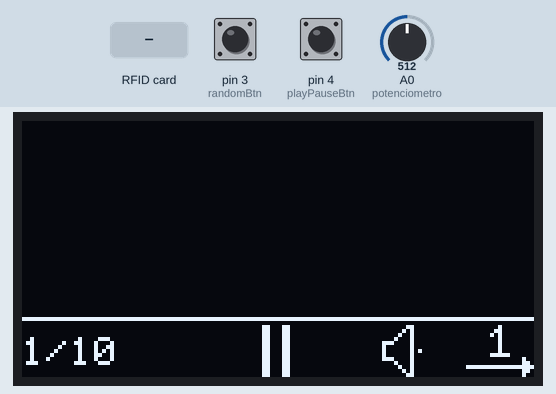
Bench run of a sketch on a simulated Arduino Uno, built with avr-gcc and run on an emulated ATmega328P. On the bench: 128×64 one-colour display. The inputs (shaded band) are chosen by the test bench; at power-on: A0 (potenciometro) = 512, pin 3 (randomBtn) HIGH, pin 4 (playPauseBtn) HIGH. The audio player accepts every command and is not drawn; what the sketch prints to the serial monitor is not drawn.

Above: at 1.8 s.
1.9 s: RFID card 5E 7A 19 C4 held to the reader
At 3.9 s:
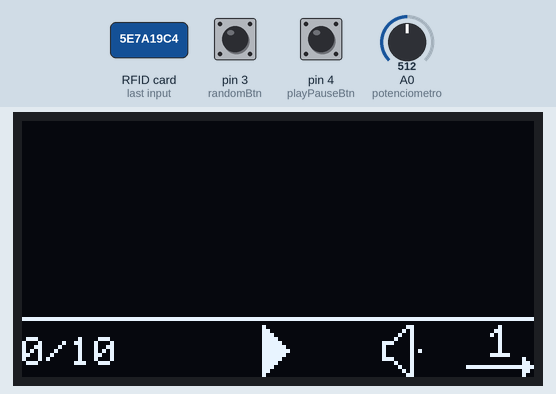
4.5 s: A0 (potenciometro) set to 563
6.0 s: pin 3 (randomBtn) pulled LOW for 0.15 s
At 7.2 s:
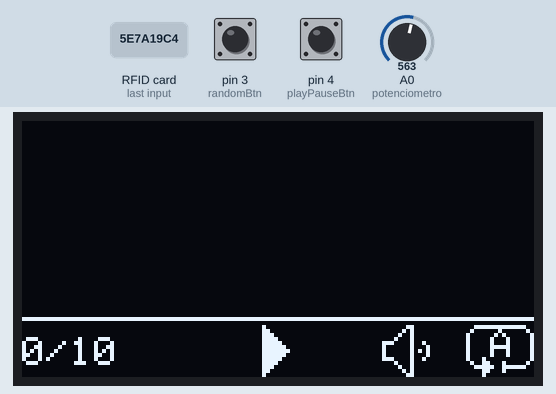
7.7 s: pin 4 (playPauseBtn) pulled LOW for 0.15 s
At 8.8 s:
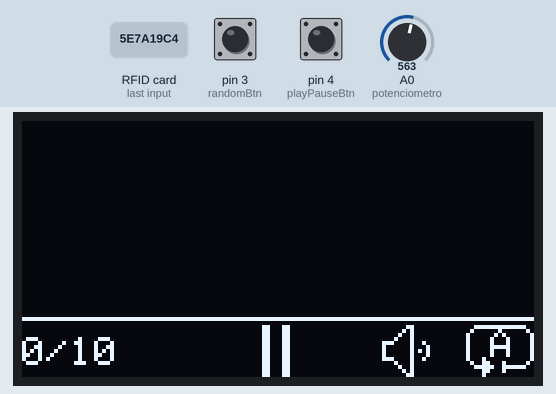
9.3 s: A0 (potenciometro) set to 716
10.8 s: pin 3 (randomBtn) pulled LOW for 1 s
At 12.2 s:
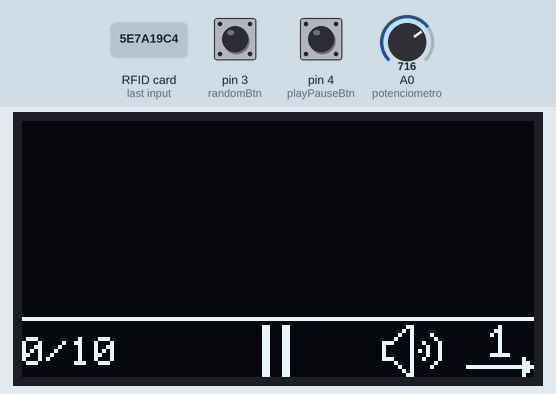
Timing chart, 0 to 13.8 s (numbered marks = the images above; inputs shaded):
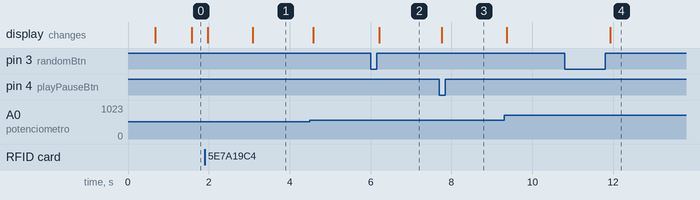

The sketch:

beta3.ino
```cpp
#include <SPI.h>
#include <MFRC522.h>
#include "Arduino.h"
#include "SoftwareSerial.h"
#include "DFRobotDFPlayerMini.h"
#include <Wire.h>
#include <Adafruit_GFX.h>
#include <Adafruit_SSD1306.h>
#include <string.h>

#define RST_PIN 9
#define SS_PIN 10

const byte playPauseBtn = 4;
const byte randomBtn = 3;
const byte potenciometro = A0;
byte volIcon = 0;
byte volumen = 0;
byte lastVolumen = 0;
byte currSong = 0;
byte lastSong = 0;

byte repMode = 0; //0: no hace loop | 1: hace loop | 2:modo shuffle

bool isPlaying = false;
bool btnPPPress = false;
bool btnRndPress = false;

const byte SCREEN_WIDTH = 128;
const byte SCREEN_HEIGHT = 64;

SoftwareSerial mySoftwareSerial(5,6);

Adafruit_SSD1306 display(SCREEN_WIDTH, SCREEN_HEIGHT, &Wire, -1);
DFRobotDFPlayerMini myDFPlayer;

//void printDetail(uint8_t type, int value);

int sw_frame = 0;

MFRC522 mfrc522(SS_PIN, RST_PIN);

// 'v0', 19x13px
const unsigned char volumen_v0 [] PROGMEM = {
	0x03, 0x00, 0x00, 0x05, 0x00, 0x00, 0x09, 0x00, 0x00, 0x11, 0x00, 0x00, 0xe1, 0x11, 0x00, 0x81,
	0x0a, 0x00, 0x81, 0x04, 0x00, 0x81, 0x0a, 0x00, 0xe1, 0x11, 0x00, 0x11, 0x00, 0x00, 0x09, 0x00,
	0x00, 0x05, 0x00, 0x00, 0x03, 0x00, 0x00
};
// 'v4', 19x13px
const unsigned char volumen_v4 [] PROGMEM = {
	0x03, 0x00, 0x00, 0x05, 0x01, 0x00, 0x09, 0x08, 0x80, 0x11, 0x04, 0x40, 0xe1, 0x22, 0x40, 0x81,
	0x12, 0x40, 0x81, 0x52, 0x40, 0x81, 0x12, 0x40, 0xe1, 0x22, 0x40, 0x11, 0x04, 0x40, 0x09, 0x08,
	0x80, 0x05, 0x01, 0x00, 0x03, 0x00, 0x00
};
// 'v3', 19x13px
const unsigned char volumen_v3 [] PROGMEM = {
	0x03, 0x00, 0x00, 0x05, 0x00, 0x00, 0x09, 0x08, 0x00, 0x11, 0x04, 0x00, 0xe1, 0x22, 0x00, 0x81,
	0x12, 0x00, 0x81, 0x52, 0x00, 0x81, 0x12, 0x00, 0xe1, 0x22, 0x00, 0x11, 0x04, 0x00, 0x09, 0x08,
	0x00, 0x05, 0x00, 0x00, 0x03, 0x00, 0x00
};
// 'v2', 19x13px
const unsigned char volumen_v2 [] PROGMEM = {
	0x03, 0x00, 0x00, 0x05, 0x00, 0x00, 0x09, 0x00, 0x00, 0x11, 0x00, 0x00, 0xe1, 0x20, 0x00, 0x81,
	0x10, 0x00, 0x81, 0x50, 0x00, 0x81, 0x10, 0x00, 0xe1, 0x20, 0x00, 0x11, 0x00, 0x00, 0x09, 0x00,
	0x00, 0x05, 0x00, 0x00, 0x03, 0x00, 0x00
};
// 'v1', 19x13px
const unsigned char volumen_v1 [] PROGMEM = {
	0x03, 0x00, 0x00, 0x05, 0x00, 0x00, 0x09, 0x00, 0x00, 0x11, 0x00, 0x00, 0xe1, 0x00, 0x00, 0x81,
	0x00, 0x00, 0x81, 0x40, 0x00, 0x81, 0x00, 0x00, 0xe1, 0x00, 0x00, 0x11, 0x00, 0x00, 0x09, 0x00,
	0x00, 0x05, 0x00, 0x00, 0x03, 0x00, 0x00
};

// Array of all bitmaps for convenience. (Total bytes used to store images in PROGMEM = 320)
//const int volumen_allArray_LEN = 5;
const unsigned char* volumen_allArray[5] = {
	volumen_v0,
	volumen_v1,
	volumen_v2,
	volumen_v3,
	volumen_v4
};

// 'linear', 17x13px
const unsigned char reproductor_linear [] PROGMEM = {
	0x00, 0x80, 0x00, 0x01, 0x80, 0x00, 0x02, 0x80, 0x00, 0x00, 0x80, 0x00, 0x00, 0x80, 0x00, 0x00,
	0x80, 0x00, 0x00, 0x80, 0x00, 0x03, 0xe0, 0x00, 0x00, 0x02, 0x00, 0x00, 0x03, 0x00, 0xff, 0xff,
	0x80, 0x00, 0x03, 0x00, 0x00, 0x02, 0x00
};
// 'loop', 17x13px
const unsigned char reproductor_loop [] PROGMEM = {
	0x3f, 0xfe, 0x00, 0x40, 0x81, 0x00, 0x81, 0x40, 0x80, 0x82, 0x20, 0x80, 0x82, 0x20, 0x80, 0x83,
	0xe0, 0x80, 0x82, 0x20, 0x80, 0x82, 0x20, 0x80, 0x88, 0x00, 0x80, 0x4c, 0x41, 0x00, 0x3e, 0x7e,
	0x00, 0x0c, 0x40, 0x00, 0x08, 0x00, 0x00
};
// 'shuffle', 17x13px
const unsigned char reproductor_shuffle [] PROGMEM = {
	0x00, 0x02, 0x00, 0x00, 0x03, 0x00, 0xf0, 0x1f, 0x80, 0x08, 0x23, 0x00, 0x04, 0x42, 0x00, 0x02,
	0x80, 0x00, 0x01, 0x00, 0x00, 0x02, 0x80, 0x00, 0x04, 0x42, 0x00, 0x08, 0x23, 0x00, 0xf0, 0x1f,
	0x80, 0x00, 0x03, 0x00, 0x00, 0x02, 0x00
};

// Array of all bitmaps for convenience. (Total bytes used to store images in PROGMEM = 192)
//const int reproductor_allArray_LEN = 3;
const unsigned char* reproductor_allArray[3] = {
	reproductor_linear,
	reproductor_loop,
	reproductor_shuffle
};

// 'play', 7x13px
const unsigned char playstop_play [] PROGMEM = {
	0x80, 0xc0, 0xe0, 0xf0, 0xf8, 0xfc, 0xfe, 0xfc, 0xf8, 0xf0, 0xe0, 0xc0, 0x80
};
// 'stop', 7x13px
const unsigned char playstop_stop [] PROGMEM = {
	0xc6, 0xc6, 0xc6, 0xc6, 0xc6, 0xc6, 0xc6, 0xc6, 0xc6, 0xc6, 0xc6, 0xc6, 0xc6
};

// Array of all bitmaps for convenience. (Total bytes used to store images in PROGMEM = 64)
//const int playstop_allArray_LEN = 2;
const unsigned char* playstop_allArray[2] = {
	playstop_stop,
	playstop_play
};

// 'sw0', 46x24px
const unsigned char soundwave_sw0 [] PROGMEM = {
	0x00, 0x00, 0x00, 0x00, 0x00, 0x00, 0x00, 0x00, 0x00, 0x00, 0x00, 0x00, 0x00, 0x00, 0x00, 0x00,
	0x00, 0x00, 0x00, 0x00, 0x00, 0x00, 0x00, 0x00, 0x00, 0x00, 0x00, 0x00, 0x00, 0x00, 0x00, 0x00,
	0x00, 0x00, 0x00, 0x00, 0x00, 0x00, 0x00, 0x00, 0x00, 0x00, 0x00, 0x00, 0x00, 0x00, 0x00, 0x00,
	0x00, 0x00, 0x00, 0x00, 0x00, 0x00, 0x00, 0x00, 0x00, 0x00, 0x00, 0x00, 0x92, 0x49, 0x24, 0x92,
	0x49, 0x24, 0x00, 0x00, 0x00, 0x00, 0x00, 0x00, 0x00, 0x00, 0x00, 0x00, 0x00, 0x00, 0x00, 0x00,
	0x00, 0x00, 0x00, 0x00, 0x00, 0x00, 0x00, 0x00, 0x00, 0x00, 0x00, 0x00, 0x00, 0x00, 0x00, 0x00,
	0x00, 0x00, 0x00, 0x00, 0x00, 0x00, 0x00, 0x00, 0x00, 0x00, 0x00, 0x00, 0x00, 0x00, 0x00, 0x00,
	0x00, 0x00, 0x00, 0x00, 0x00, 0x00, 0x00, 0x00, 0x00, 0x00, 0x00, 0x00, 0x00, 0x00, 0x00, 0x00,
	0x00, 0x00, 0x00, 0x00, 0x00, 0x00, 0x00, 0x00, 0x00, 0x00, 0x00, 0x00, 0x00, 0x00, 0x00, 0x00
};
// 'sw2', 46x24px
const unsigned char soundwave_sw2 [] PROGMEM = {
	0x00, 0x00, 0x00, 0x00, 0x00, 0x00, 0x00, 0x00, 0x00, 0x00, 0x00, 0x00, 0x00, 0x00, 0x00, 0x00,
	0x00, 0x00, 0x00, 0x00, 0x00, 0x00, 0x01, 0x00, 0x00, 0x00, 0x00, 0x00, 0x01, 0x00, 0x00, 0x00,
	0x00, 0x80, 0x01, 0x04, 0x10, 0x00, 0x04, 0x80, 0x41, 0x04, 0x10, 0x08, 0x24, 0x82, 0x41, 0x04,
	0x12, 0x48, 0x24, 0x82, 0x41, 0x24, 0x92, 0x49, 0x24, 0x92, 0x41, 0x24, 0x92, 0x49, 0x24, 0x92,
	0x49, 0x24, 0x92, 0x49, 0x24, 0x92, 0x41, 0x24, 0x12, 0x48, 0x24, 0x82, 0x41, 0x04, 0x10, 0x08,
	0x24, 0x82, 0x41, 0x04, 0x10, 0x00, 0x04, 0x80, 0x41, 0x04, 0x00, 0x00, 0x00, 0x80, 0x01, 0x04,
	0x00, 0x00, 0x00, 0x00, 0x01, 0x00, 0x00, 0x00, 0x00, 0x00, 0x01, 0x00, 0x00, 0x00, 0x00, 0x00,
	0x00, 0x00, 0x00, 0x00, 0x00, 0x00, 0x00, 0x00, 0x00, 0x00, 0x00, 0x00, 0x00, 0x00, 0x00, 0x00,
	0x00, 0x00, 0x00, 0x00, 0x00, 0x00, 0x00, 0x00, 0x00, 0x00, 0x00, 0x00, 0x00, 0x00, 0x00, 0x00
};
// 'sw3', 46x24px
const unsigned char soundwave_sw3 [] PROGMEM = {
	0x00, 0x00, 0x00, 0x00, 0x00, 0x00, 0x00, 0x00, 0x00, 0x00, 0x00, 0x00, 0x00, 0x00, 0x00, 0x00,
	0x00, 0x04, 0x10, 0x00, 0x00, 0x00, 0x00, 0x04, 0x10, 0x40, 0x04, 0x00, 0x00, 0x04, 0x10, 0x40,
	0x04, 0x10, 0x01, 0x04, 0x12, 0x48, 0x04, 0x10, 0x01, 0x04, 0x12, 0x48, 0x04, 0x90, 0x01, 0x04,
	0x92, 0x48, 0x24, 0x92, 0x01, 0x24, 0x92, 0x48, 0x24, 0x92, 0x09, 0x24, 0x92, 0x49, 0x24, 0x92,
	0x49, 0x24, 0x92, 0x48, 0x24, 0x92, 0x09, 0x24, 0x92, 0x48, 0x24, 0x92, 0x01, 0x24, 0x12, 0x48,
	0x04, 0x90, 0x01, 0x04, 0x12, 0x48, 0x04, 0x10, 0x01, 0x04, 0x10, 0x40, 0x04, 0x10, 0x01, 0x04,
	0x10, 0x40, 0x04, 0x00, 0x00, 0x04, 0x10, 0x00, 0x00, 0x00, 0x00, 0x04, 0x00, 0x00, 0x00, 0x00,
	0x00, 0x04, 0x00, 0x00, 0x00, 0x00, 0x00, 0x00, 0x00, 0x00, 0x00, 0x00, 0x00, 0x00, 0x00, 0x00,
	0x00, 0x00, 0x00, 0x00, 0x00, 0x00, 0x00, 0x00, 0x00, 0x00, 0x00, 0x00, 0x00, 0x00, 0x00, 0x00
};
// 'sw1', 46x24px
const unsigned char soundwave_sw1 [] PROGMEM = {
	0x00, 0x00, 0x00, 0x00, 0x00, 0x00, 0x00, 0x00, 0x00, 0x80, 0x00, 0x00, 0x00, 0x00, 0x00, 0x80,
	0x00, 0x00, 0x00, 0x00, 0x00, 0x80, 0x00, 0x00, 0x00, 0x00, 0x00, 0x80, 0x00, 0x00, 0x00, 0x00,
	0x20, 0x90, 0x01, 0x00, 0x00, 0x00, 0x20, 0x90, 0x01, 0x04, 0x00, 0x01, 0x24, 0x90, 0x01, 0x24,
	0x10, 0x09, 0x24, 0x92, 0x01, 0x24, 0x12, 0x09, 0x24, 0x92, 0x49, 0x24, 0x92, 0x49, 0x24, 0x92,
	0x49, 0x24, 0x12, 0x09, 0x24, 0x92, 0x49, 0x24, 0x10, 0x09, 0x24, 0x92, 0x01, 0x24, 0x00, 0x01,
	0x24, 0x90, 0x01, 0x04, 0x00, 0x00, 0x20, 0x90, 0x01, 0x04, 0x00, 0x00, 0x20, 0x90, 0x01, 0x00,
	0x00, 0x00, 0x00, 0x80, 0x00, 0x00, 0x00, 0x00, 0x00, 0x80, 0x00, 0x00, 0x00, 0x00, 0x00, 0x80,
	0x00, 0x00, 0x00, 0x00, 0x00, 0x00, 0x00, 0x00, 0x00, 0x00, 0x00, 0x00, 0x00, 0x00, 0x00, 0x00,
	0x00, 0x00, 0x00, 0x00, 0x00, 0x00, 0x00, 0x00, 0x00, 0x00, 0x00, 0x00, 0x00, 0x00, 0x00, 0x00
};
// 'sw5', 46x24px
const unsigned char soundwave_sw5 [] PROGMEM = {
	0x00, 0x00, 0x00, 0x00, 0x00, 0x00, 0x00, 0x00, 0x00, 0x00, 0x00, 0x00, 0x10, 0x00, 0x00, 0x02,
	0x01, 0x00, 0x10, 0x00, 0x00, 0x02, 0x01, 0x00, 0x10, 0x40, 0x04, 0x02, 0x41, 0x00, 0x10, 0x40,
	0x04, 0x02, 0x41, 0x20, 0x12, 0x40, 0x24, 0x02, 0x41, 0x20, 0x12, 0x41, 0x24, 0x02, 0x49, 0x20,
	0x12, 0x41, 0x24, 0x12, 0x49, 0x20, 0x92, 0x49, 0x24, 0x92, 0x49, 0x24, 0x92, 0x49, 0x24, 0x92,
	0x49, 0x24, 0x92, 0x49, 0x24, 0x92, 0x49, 0x24, 0x12, 0x41, 0x24, 0x12, 0x49, 0x20, 0x12, 0x41,
	0x24, 0x02, 0x49, 0x20, 0x12, 0x40, 0x24, 0x02, 0x41, 0x20, 0x10, 0x40, 0x04, 0x02, 0x41, 0x20,
	0x10, 0x40, 0x04, 0x02, 0x41, 0x00, 0x10, 0x00, 0x00, 0x02, 0x01, 0x00, 0x10, 0x00, 0x00, 0x02,
	0x01, 0x00, 0x00, 0x00, 0x00, 0x00, 0x00, 0x00, 0x00, 0x00, 0x00, 0x00, 0x00, 0x00, 0x00, 0x00,
	0x00, 0x00, 0x00, 0x00, 0x00, 0x00, 0x00, 0x00, 0x00, 0x00, 0x00, 0x00, 0x00, 0x00, 0x00, 0x00
};
// 'sw4', 46x24px
const unsigned char soundwave_sw4 [] PROGMEM = {
	0x00, 0x00, 0x00, 0x00, 0x00, 0x00, 0x10, 0x00, 0x00, 0x00, 0x01, 0x00, 0x10, 0x00, 0x00, 0x00,
	0x01, 0x20, 0x10, 0x40, 0x00, 0x00, 0x01, 0x20, 0x10, 0x40, 0x00, 0x00, 0x09, 0x20, 0x12, 0x40,
	0x20, 0x02, 0x09, 0x20, 0x12, 0x40, 0x20, 0x12, 0x09, 0x24, 0x92, 0x48, 0x24, 0x12, 0x49, 0x24,
	0x92, 0x49, 0x24, 0x12, 0x49, 0x24, 0x92, 0x49, 0x24, 0x12, 0x49, 0x24, 0x92, 0x49, 0x24, 0x92,
	0x49, 0x24, 0x92, 0x49, 0x24, 0x12, 0x49, 0x24, 0x92, 0x49, 0x24, 0x12, 0x49, 0x24, 0x92, 0x48,
	0x24, 0x12, 0x49, 0x24, 0x12, 0x40, 0x20, 0x12, 0x09, 0x24, 0x12, 0x40, 0x20, 0x02, 0x09, 0x20,
	0x10, 0x40, 0x00, 0x00, 0x09, 0x20, 0x10, 0x40, 0x00, 0x00, 0x01, 0x20, 0x10, 0x00, 0x00, 0x00,
	0x01, 0x20, 0x10, 0x00, 0x00, 0x00, 0x01, 0x00, 0x00, 0x00, 0x00, 0x00, 0x00, 0x00, 0x00, 0x00,
	0x00, 0x00, 0x00, 0x00, 0x00, 0x00, 0x00, 0x00, 0x00, 0x00, 0x00, 0x00, 0x00, 0x00, 0x00, 0x00
};

// Array of all bitmaps for convenience. (Total bytes used to store images in PROGMEM = 960)
const unsigned char* soundwave_allArray[11] = {
	soundwave_sw0,
	soundwave_sw1,
  soundwave_sw1,
	soundwave_sw2,
  soundwave_sw2,
	soundwave_sw3,
  soundwave_sw3,
	soundwave_sw4,
  soundwave_sw4,
	soundwave_sw5,
  soundwave_sw5
};


const byte VOL_WIDTH = 19;
const byte VOL_HEIGHT = 13;

const byte PLAYSTOP_WIDTH = 7;
const byte PLAYSTOP_HEIGHT = 13;

const byte REPRODUCTOR_WIDTH = 17;
const byte REPRODUCTOR_HEIGHT = 13;

const byte SW_WIDTH = 46;
const byte SW_HEIGHT = 24;

unsigned long ultimoCheck = 0;
const long intervalo = 1500;
const long intervaloRnd = 2000; //tiempo para que se active o desactive el shuffle :)
const long intervaloRFID = 1000;
unsigned long inicioPresionRnd = 0;
bool pasaIntervalo = false;
unsigned long ultimoCheckRFID = 0;
int numCanciones = 0;


void displayBitmaps(){
  display.drawBitmap( (display.width() - VOL_WIDTH - REPRODUCTOR_WIDTH - 2),(display.height() - VOL_HEIGHT),volumen_allArray[volIcon], VOL_WIDTH, VOL_HEIGHT, 1 );
  display.drawBitmap( (display.width() - PLAYSTOP_WIDTH)/2,(display.height() - PLAYSTOP_HEIGHT),playstop_allArray[int(isPlaying)], PLAYSTOP_WIDTH, PLAYSTOP_HEIGHT, 1 );
  display.drawBitmap( (display.width() - REPRODUCTOR_WIDTH),(display.height() - REPRODUCTOR_HEIGHT),reproductor_allArray[repMode], REPRODUCTOR_WIDTH, REPRODUCTOR_HEIGHT, 1 );
  //display.drawBitmap( (display.width() - SW_WIDTH)/2,8,soundwave_allArray[sw_frame], SW_WIDTH, SW_HEIGHT, 1 );

  display.drawLine(0, display.height()- PLAYSTOP_HEIGHT - 2, display.width(), display.height()- PLAYSTOP_HEIGHT - 2, SSD1306_WHITE);
}

//const byte SW_WIDTH = 46;
//const byte SW_HEIGHT = 24;

void setup(){
   Serial.begin(9600);
   mySoftwareSerial.begin(9600);
   SPI.begin();
   mfrc522.PCD_Init();
   display.begin(SSD1306_SWITCHCAPVCC, 0x3C);

   display.clearDisplay();
   display.setTextSize(2);
   display.setTextColor(WHITE);
   display.setTextWrap(false);
   display.println("Cargando...");
   display.display();

   pinMode(playPauseBtn, INPUT_PULLUP);
   pinMode(randomBtn, INPUT_PULLUP);

   while (!myDFPlayer.begin(mySoftwareSerial)){
    delay(100);
    Serial.println(F("No se pudo iniciar DFPlayer..."));
   }
   Serial.println(F("DFPlayer activo"));

   //Volumen inicial
   volumen = map(constrain(analogRead(potenciometro),9,1013),9,1013,0,30);
   myDFPlayer.volume(volumen);
   lastVolumen = volumen;
   if (volumen = 0){
    volIcon = 0;
   }else{
    volIcon = map(volumen, 1,30,1,4);
   }

   myDFPlayer.enableLoopAll();
   numCanciones = myDFPlayer.readFileCounts();
}

void loop(){
  unsigned long inicioLoop = millis();
  display_freeram();
  if (inicioLoop - ultimoCheck >= intervalo){
    //cada cierto tiempo actualiza cual cancion esta sonando
    ultimoCheck = inicioLoop;

    currSong = myDFPlayer.readCurrentFileNumber();


    if (currSong != lastSong){
      //hubo un cambio
      if (currSong == -1 || currSong == 255){
        //errores de lectura por parte del DFPlayer. No cambiara el numero
        currSong = lastSong;
      }else
      {
        //el cambio es valido
        //strcpy(message, nombres[currSong-1]);
      }

    }
    if (numCanciones == -1 || numCanciones == 1){
      numCanciones = myDFPlayer.readFileCounts();
    }
  }

  //preparativos RFID
  MFRC522::MIFARE_Key key;
  for (byte i = 0; i<6; i++) key.keyByte[i] = 0xFF;

  byte block;
  byte len;
  MFRC522::StatusCode status;

  //leer los inputs
  int p = analogRead(potenciometro);
  byte ppbtn = digitalRead(playPauseBtn); //LOW=0, eso es cuando esta activado, HIGH=1 y eso es cuando esta desactivado
  byte rndbtn = digitalRead(randomBtn);

  //====== actualizar volumen =======
  volumen = map(constrain(p,9,1013), 9, 1013, 0, 30);
  if (volumen != lastVolumen){
    myDFPlayer.volume(volumen);
    if (volumen == 0){
      volIcon = 0;
    }else{
      volIcon = map(volumen, 1,25,1,4);
    }
  }
  lastVolumen = volumen;
  //=================================

  //===== boton de play =============
  if (ppbtn == 0 && btnPPPress == false){
    //el boton acaba de ser presionado y aun no se ejecuta esta instruccion
    btnPPPress = true;

    if(isPlaying){
      isPlaying = false;
      myDFPlayer.pause();
    }else{
      isPlaying = true;
      myDFPlayer.start(); //resume la cancion que ya sonaba (o inicia la primera)
    }
  }
  if (btnPPPress && ppbtn == 1){
    //el boton dejó de ser presionado
    btnPPPress = false;
  }
  //=================================

  // ===== boton de modo ============
  if (rndbtn == 0 && btnRndPress == false){
    btnRndPress = true;
    inicioPresionRnd = inicioLoop; //puede haber desfase
  }
  if (btnRndPress == true){
    pasaIntervalo = ((inicioLoop - inicioPresionRnd) >= intervaloRnd);
  }


  if (btnRndPress && rndbtn == 1){
    btnRndPress = false;
    //ahora que el boton fue soltado, haremos la accion solo si no excedio el intervalo
    if (pasaIntervalo == false){
      if (repMode == 0){
        //pasamos al modo loop
        myDFPlayer.enableLoop();
        repMode = 1;
      }else if (repMode == 1){
        //desactivamos el loop
        myDFPlayer.disableLoop();
        myDFPlayer.enableLoopAll();
        repMode = 0;
      }else{
        //estamos en el modo shuffle, y volveremos al 0
        repMode = 0;
        myDFPlayer.play(currSong);
        myDFPlayer.disableLoop();
        myDFPlayer.enableLoopAll();
      }
    }

  }

  if (pasaIntervalo){
    //activamos modo shuffle
    repMode = 2;
    myDFPlayer.disableLoop();
    myDFPlayer.randomAll(); //esto hara que se reproduzca una nueva cancion y se continua aleatoriamente
    isPlaying = true;
    pasaIntervalo = false;
    inicioPresionRnd = 0;
  }
  //==============================================================================

  display.clearDisplay();

  //bitmaps
  displayBitmaps();

  //
  display.setTextSize(1);
  display.setCursor(0,display.height() - 10);
  display.print(currSong);
  display.print("/");
  display.print(numCanciones);

  //muestra las cosas efectivamente en pantalla
  display.display();

  if (isPlaying) {
    sw_frame += 1;
  } else {
    sw_frame = 0;
  }

  if (sw_frame > 8){
    sw_frame = 1;
  }

  //====== RFID =======
  if (mfrc522.PICC_IsNewCardPresent() && inicioLoop - ultimoCheckRFID >= intervaloRFID){
    ultimoCheckRFID = inicioLoop;
    if (! mfrc522.PICC_ReadCardSerial()){ return; }

    //Se detecta una tarjeta
    mfrc522.PICC_DumpDetailsToSerial(&(mfrc522.uid));

    byte buffer2[18];
    block = 1;
    len = 18;

    status = mfrc522.PCD_Authenticate(MFRC522::PICC_CMD_MF_AUTH_KEY_A, 1, &key, &(mfrc522.uid));
    if (status != MFRC522::STATUS_OK) {
      Serial.print(F("Fallo la autenticacion de la tarjeta: "));
      Serial.println(mfrc522.GetStatusCodeName(status));
      return;
    }

    status = mfrc522.MIFARE_Read(block, buffer2, &len);
    if (status != MFRC522::STATUS_OK) {
      Serial.print(F("Lectura fallida de la tarjeta: "));
      Serial.println(mfrc522.GetStatusCodeName(status));
      return;
    }

    String num = "";

    for (uint8_t i = 0; i < 16; i++)
    {
      num += (char)buffer2[i];
      Serial.println(buffer2[i]);
    }
    Serial.println(num.toInt());
    num.trim();
    Serial.println(num.toInt());

    myDFPlayer.play(num.toInt());
    isPlaying = true;

    mfrc522.PICC_HaltA();
    mfrc522.PCD_StopCrypto1();

  }

}
void display_freeram() {
  Serial.print(F("- SRAM left: "));
  Serial.println(freeRam());
}

int freeRam() {
  extern int __heap_start,*__brkval;
  int v;
  return (int)&v - (__brkval == 0
    ? (int)&__heap_start : (int) __brkval);
}
```

Measured:
- after the input at 1.9 s, the display: first changes after 0.07 s (image 1 shows a later state)
- after the input at 6.0 s, the display: changes after 0.21 s (image 2)
- after the input at 7.7 s, the display: changes after 0.06 s (image 3)
- after the input at 10.8 s, the display: changes after 1.1 s (image 4)
